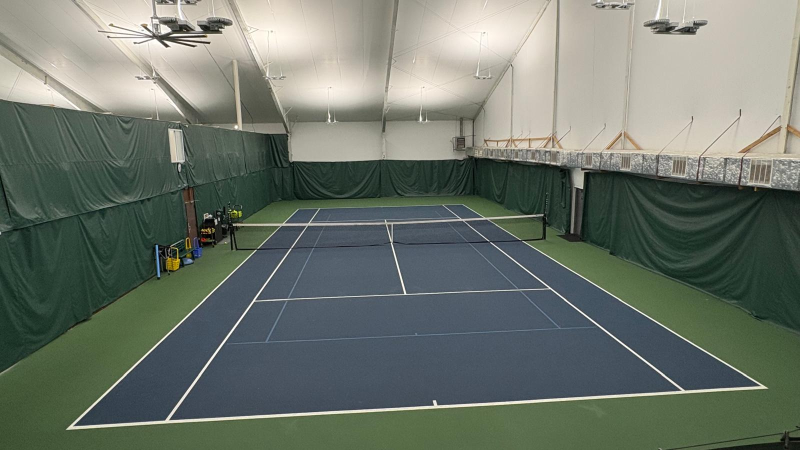
#> input picture assets/court.jpg, 1600 x 900 px (shown at 1/2 size)
$ python -i court.py   (imports and definitions only)
#> lines starting #> are read from the running program, lines starting #| are printed output that depends on the picture; after the words box and inside, x2 and y2 are one past the last pixel; in counts of white or black regions, pixels touching at a corner belong together
#> further down, picture is the input picture: shape (900, 1600, 3); mean B, G, R 106.9, 117, 108.6
import cv2
import numpy as np
import itertools
from scipy.cluster.hierarchy import fclusterdata
from scipy.spatial import ConvexHull

LOWER = np.array([110] * 3)
UPPER = np.array([255] * 3)

MAX_AREA_THRESHOLD = 80000 # TODO: fine-tune based on resolution and distance from camera

POINT_TOLERANCE_PX = 10 # tolerance for line intersection
GROUP_THRESH_PX = 15 # distance threshold for merging points

class CourtDetector:
    # [5 lines left out: function process, not called in this run]

    def detect_court(self, frame):
        mask = cv2.inRange(frame, LOWER, UPPER)
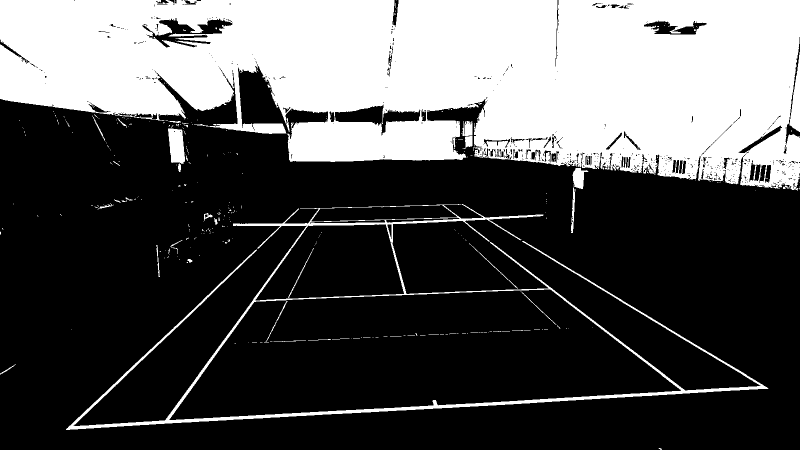
#> mask: shape (900, 1600) (shown at 1/2 size); 32.7% white; 330 white regions (293 under 20 px), largest, box (x1, y1, x2, y2) and area: (0, 0, 1600, 381) 438083, (132, 408, 1537, 860) 24088, (336, 257, 370, 328) 1887

        # filter background noise
        num_labels, labels, stats, _centroids = cv2.connectedComponentsWithStats(mask)
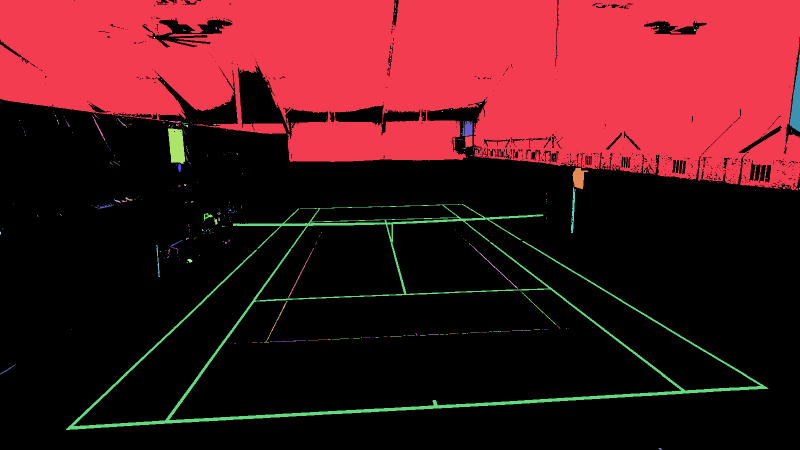
#> labels: shape (900, 1600) int32 (shown at 1/2 size); 331 distinct labels, from 0 to 330; one colour per label, 0 black
#> num_labels = 331; stats = 331 rows, first 6: [0, 0, 1600, 900, 969066], [0, 0, 1600, 381, 438083], [793, 0, 1, 1, 1], [790, 6, 2, 10, 10], [793, 16, 1, 1, 1], [790, 21, 1, 3, 3]
        clean_mask = np.zeros_like(mask)
        for i in range(1, num_labels):
            area = stats[i, cv2.CC_STAT_AREA]

            if area < MAX_AREA_THRESHOLD:
                clean_mask[labels == i] = 255
#> this loop made 330 passes
#> area on passes 1, 21, 49: 438083, 1758, 111
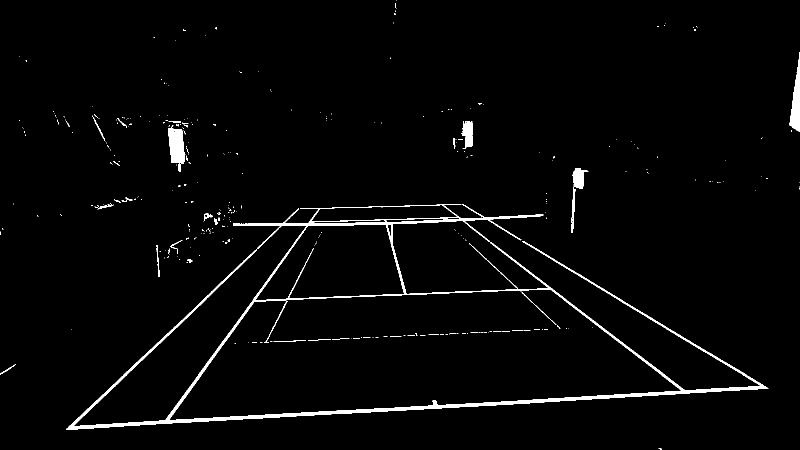
#> clean_mask: shape (900, 1600) (shown at 1/2 size); 2.3% white; 329 white regions (293 under 20 px), largest, box (x1, y1, x2, y2) and area: (132, 408, 1537, 860) 24088, (336, 257, 370, 328) 1887, (1579, 104, 1600, 264) 1758
        mask = clean_mask

        edges = cv2.Canny(mask, 50, 150)
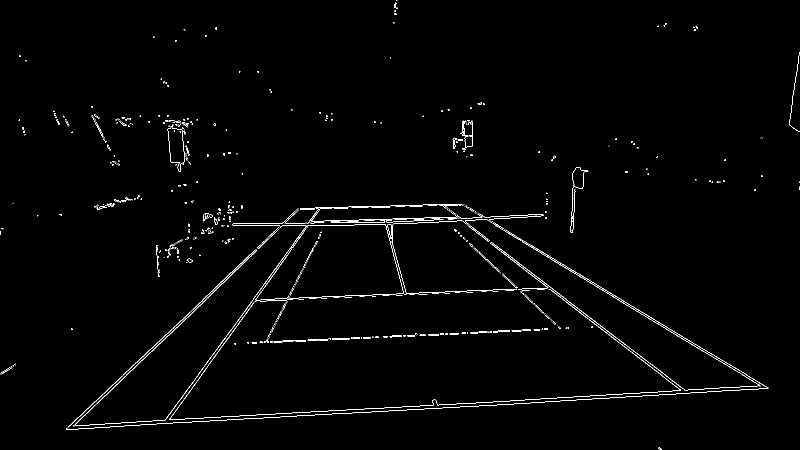
#> edges: shape (900, 1600) (shown at 1/2 size); 1.2% white in thin lines or dots

        lines = cv2.HoughLinesP(
            edges,
            rho=1,
            theta=np.pi / 180,
            threshold=50,
            minLineLength=50,
            maxLineGap=10
        )
#> lines = 90 rows, first 6: [325, 847, 639, 415], [614, 830, 1010, 809], [926, 408, 1019, 464], [996, 451, 1535, 775], [971, 434, 1085, 428], [218, 776, 404, 602]

        if lines is None: return None

        # find intersections
        lines = [line[0] for line in lines]
#> lines = 90 items, first 6: [325, 847, 639, 415], [614, 830, 1010, 809], [926, 408, 1019, 464], [996, 451, 1535, 775], [971, 434, 1085, 428], [218, 776, 404, 602]
        num_lines = len(lines)
#> num_lines = 90

        points = []

        for i in range(num_lines):
            for j in range(i + 1, num_lines):
                point = self.find_segment_intersection(lines[i], lines[j])
                if point is not None:
                    points.append(point)
#> after the loop, points = []

        if len(points) < 4:
            return None

        # merge close points
        merged_points = []
        labels = fclusterdata(points, t=GROUP_THRESH_PX, criterion='distance', method='single')

        grouped_points = {}
        for point, label in zip(points, labels):
            grouped_points.setdefault(label, []).append(point)

        for cluster in grouped_points.values():
            avg_x = round(np.mean([p[0] for p in cluster]))
            avg_y = round(np.mean([p[1] for p in cluster]))
            merged_points.append((avg_x, avg_y))

        corners = self.find_court_corners(merged_points)

        if corners is None:
            return None

        # TODO: determine other line intersections from predefined court shape

        return corners

    def find_segment_intersection(self, line1, line2):
#> (the run stopped early here; a loop or call above may not have finished)
